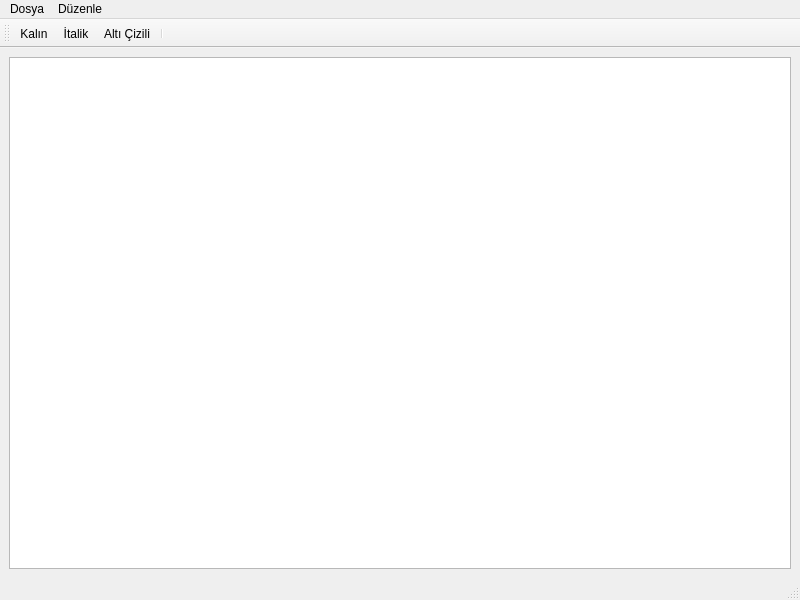
<?xml version="1.0" encoding="UTF-8"?>
<ui version="4.0">
 <class>MainWindow</class>
 <widget class="QMainWindow" name="MainWindow">
  <property name="geometry">
   <rect><x>0</x><y>0</y><width>800</width><height>600</height></rect>
  </property>
  <property name="windowTitle"><string>Basit Metin Düzenleyici</string></property>
  <widget class="QWidget" name="centralwidget">
   <layout class="QVBoxLayout" name="verticalLayout">
    <item>
     <widget class="QTextEdit" name="textEdit"/>
    </item>
   </layout>
  </widget>
  <widget class="QMenuBar" name="menubar">
   <widget class="QMenu" name="menuDosya">
    <property name="title"><string>Dosya</string></property>
    <addaction name="actionYeni"/>
    <addaction name="actionAc"/>
    <addaction name="actionKaydet"/>
    <addaction name="actionFarkliKaydet"/>
    <addaction name="separator"/>
    <addaction name="actionCikis"/>
   </widget>
   <widget class="QMenu" name="menuDuzenle">
    <property name="title"><string>Düzenle</string></property>
    <addaction name="actionGeriAl"/>
    <addaction name="actionIleriAl"/>
    <addaction name="separator"/>
    <addaction name="actionKes"/>
    <addaction name="actionKopyala"/>
    <addaction name="actionYapistir"/>
   </widget>
   <addaction name="menuDosya"/>
   <addaction name="menuDuzenle"/>
  </widget>
  <widget class="QStatusBar" name="statusbar"/>
  <widget class="QToolBar" name="toolBar">
   <property name="windowTitle"><string>Araç Çubuğu</string></property>
   <attribute name="toolBarArea"><enum>TopToolBarArea</enum></attribute>
   <addaction name="actionBold"/>
   <addaction name="actionItalic"/>
   <addaction name="actionUnderline"/>
   <addaction name="separator"/>
  </widget>

  <!-- Actions -->
  <action name="actionYeni"><property name="text"><string>Yeni</string></property></action>
  <action name="actionAc"><property name="text"><string>Aç</string></property></action>
  <action name="actionKaydet"><property name="text"><string>Kaydet</string></property></action>
  <action name="actionFarkliKaydet"><property name="text"><string>Farklı Kaydet...</string></property></action>
  <action name="actionCikis"><property name="text"><string>Çıkış</string></property></action>
  <action name="actionGeriAl"><property name="text"><string>Geri Al</string></property></action>
  <action name="actionIleriAl"><property name="text"><string>İleri Al</string></property></action>
  <action name="actionKes"><property name="text"><string>Kes</string></property></action>
  <action name="actionKopyala"><property name="text"><string>Kopyala</string></property></action>
  <action name="actionYapistir"><property name="text"><string>Yapıştır</string></property></action>
  <action name="actionBold">
   <property name="text"><string>Kalın</string></property>
   <property name="shortcut"><string>Ctrl+B</string></property>
   <property name="checkable"><bool>true</bool></property>
  </action>
  <action name="actionItalic">
   <property name="text"><string>İtalik</string></property>
   <property name="shortcut"><string>Ctrl+I</string></property>
   <property name="checkable"><bool>true</bool></property>
  </action>
  <action name="actionUnderline">
   <property name="text"><string>Altı Çizili</string></property>
   <property name="shortcut"><string>Ctrl+U</string></property>
   <property name="checkable"><bool>true</bool></property>
  </action>
 </widget>
 <resources/>
 <connections/>
</ui>
